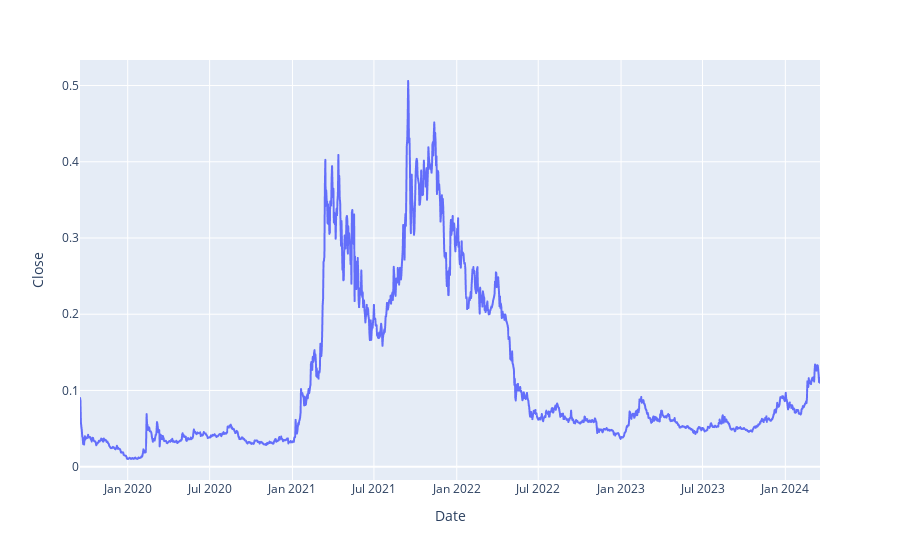

This figure's notebook cell:
### Markdown cell above
## ..és ábrázolása

### Code cell
fig = px.line(df, x="Date", y="Close")

fig.show()
#fig.write_image("line_1.png")

### Figure 1 — Plotly figure (JSON) as saved in the notebook; plotly's stock layout.template omitted (floating-point values rounded to 4 significant figures; data arrays with more than 128 entries replaced by an {"elided": "..."} marker saying what was removed)
{"data": [{"hovertemplate": "Date=%{x}<br>Close=%{y}<extra></extra>", "legendgroup": "", "line": {"color": "#636efa", "dash": "solid"}, "marker": {"symbol": "circle"}, "mode": "lines", "name": "", "showlegend": false, "type": "scattergl", "x": {"elided": "1645 str values"}, "xaxis": "x", "y": {"elided": "1645 float values"}, "yaxis": "y"}], "layout": {"legend": {"tracegroupgap": 0}, "margin": {"t": 60}, "xaxis": {"anchor": "y", "domain": [0, 1], "title": {"text": "Date"}}, "yaxis": {"anchor": "x", "domain": [0, 1], "title": {"text": "Close"}}}}
